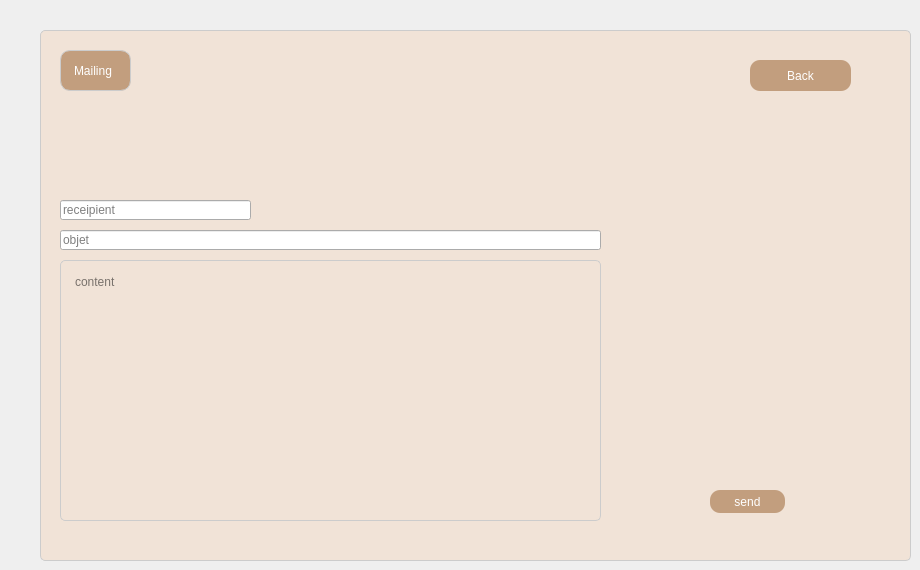
      <widget class="QWidget" name="mailing">
       <widget class="QFrame" name="frame">
        <property name="geometry">
         <rect>
          <x>40</x>
          <y>30</y>
          <width>871</width>
          <height>531</height>
         </rect>
        </property>
        <property name="styleSheet">
         <string notr="true">QFrame {
    background-color: #F1E3D7; /* Couleur de fond */
    border: 1px solid #ccc; /* Bordure de 1 pixel solide avec couleur grise */
    border-radius: 5px; /* Coins arrondis */
    padding: 10px; /* Espacement intérieur */
}
</string>
        </property>
        <property name="frameShape">
         <enum>QFrame::StyledPanel</enum>
        </property>
        <property name="frameShadow">
         <enum>QFrame::Raised</enum>
        </property>
        <widget class="QLabel" name="label">
         <property name="geometry">
          <rect>
           <x>20</x>
           <y>20</y>
           <width>71</width>
           <height>41</height>
          </rect>
         </property>
         <property name="styleSheet">
          <string notr="true">QLabel
{border-radius:10px;
background-color:#C29E7E;
color:white;}</string>
         </property>
         <property name="text">
          <string>Mailing</string>
         </property>
        </widget>
        <widget class="QTextEdit" name="contentmail">
         <property name="geometry">
          <rect>
           <x>20</x>
           <y>230</y>
           <width>541</width>
           <height>261</height>
          </rect>
         </property>
         <property name="placeholderText">
          <string>content</string>
         </property>
        </widget>
        <widget class="QLineEdit" name="lesubjectmail">
         <property name="geometry">
          <rect>
           <x>20</x>
           <y>200</y>
           <width>541</width>
           <height>20</height>
          </rect>
         </property>
         <property name="placeholderText">
          <string>objet</string>
         </property>
        </widget>
        <widget class="QLineEdit" name="lerecepientmail">
         <property name="geometry">
          <rect>
           <x>20</x>
           <y>170</y>
           <width>191</width>
           <height>20</height>
          </rect>
         </property>
         <property name="placeholderText">
          <string>receipient</string>
         </property>
        </widget>
        <widget class="QPushButton" name="pb_sendmail">
         <property name="geometry">
          <rect>
           <x>670</x>
           <y>460</y>
           <width>75</width>
           <height>23</height>
          </rect>
         </property>
         <property name="styleSheet">
          <string notr="true">QPushButton
{
border-radius:10px;
background-color:#C29E7E;
color:white;
}
QPushButton:pressed{
padding-left:5px;
padding-top:5px;
background-color: #C29E7E;


}</string>
         </property>
         <property name="text">
          <string>send</string>
         </property>
        </widget>
        <widget class="QPushButton" name="pb_back">
         <property name="geometry">
          <rect>
           <x>710</x>
           <y>30</y>
           <width>101</width>
           <height>31</height>
          </rect>
         </property>
         <property name="styleSheet">
          <string notr="true">QPushButton
{
border-radius:10px;
background-color:#C29E7E;
color:white;
}
QPushButton:pressed{
padding-left:5px;
padding-top:5px;
background-color: #C29E7E;


}</string>
         </property>
         <property name="text">
          <string>Back</string>
         </property>
        </widget>
       </widget>
      </widget>
